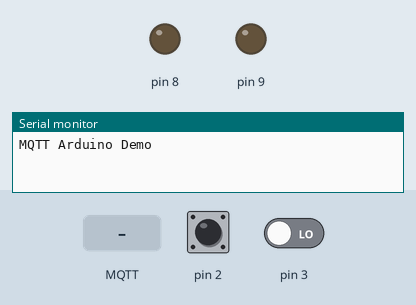
This program was run on a simulated Arduino Uno, built with avr-gcc and run on an emulated ATmega328P. On the bench: output pins drawn as LEDs (lit = HIGH), the last lines printed to the serial monitor. The test bench sets the inputs (shaded band); at power-on: pin 2 LOW, pin 3 LOW. No MQTT or app messages arrive unless stated.

Above: at 0.1 s.
At 3.8 s:
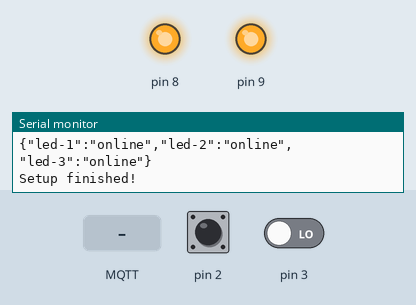
3.9 s: MQTT message "1" arrives on the first subscribed topic
5.4 s: MQTT message "on" arrives on the first subscribed topic
6.9 s: MQTT message "off" arrives on the first subscribed topic
8.4 s: pin 2 pulsed HIGH 5 times (0.12 s each, 0.3 s apart)
At 10.5 s:
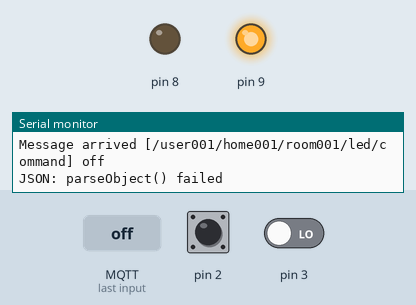
Timing chart, 0 to 12.0 s (numbered marks = the images above; inputs shaded):
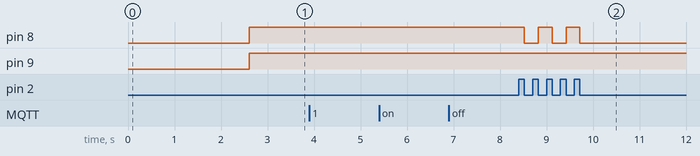

The program:

main.cpp
```cpp
#include "mqtt_handler.h" //PubSubClient.h Library from Knolleary
#include "iot_led.h"
#include "ArduinoJson.h"

#define SUBSCRIBE_TOPIC "/user001/home001/room001/led/command"
#define PUBLISH_TOPIC "/user001/home001/room001/led/state"

long previousMillis;
unsigned long long startConnectTime = 0;
long connectTime = 0;

void callback(char* topic, byte* payload, unsigned int length);
MQTTClient mqttClient;

IoTLed iotLed(8,2);
IoTLed iotLed2(9,3);
StaticJsonBuffer<60> jsonBuffer;

void setup() {
    // pinMode(4, INPUT_PULLUP);
    pinMode(5, INPUT_PULLUP);
    pinMode(6, INPUT_PULLUP);
    pinMode(7, INPUT);

    //setup button input
    // pinMode(2, INPUT);
    pinMode(4, INPUT);
    // pinMode(3, INPUT);

    //set led output
    // pinMode(8, OUTPUT);


    //set up iot led
    iotLed.init();
    iotLed2.init();

    // setup serial communication
    Serial.begin(9600);
    while (!Serial) {};
    Serial.println(F("MQTT Arduino Demo"));
    Serial.println();

    // setup MQTT client
    startConnectTime = millis();
    mqttClient.initEthernet();
    mqttClient.initMQTTClient(callback);
    delay(1000);
    // if(mqttClient.connect()) {
    //   mqttClient.subscribe(SUBSCRIBE_TOPIC);
    // }
    Serial.println("Setting will message");
    StaticJsonBuffer<60> jsonBuffer3;
    JsonObject& root3 = jsonBuffer3.createObject();
    root3["led-1"] = "offline";
    root3["led-2"] = "offline";
    root3["led-3"] = "offline";
    char jsonChar3[60];
    root3.printTo(jsonChar3);
    Serial.println(jsonChar3);

    if(mqttClient.connectWithWill(PUBLISH_TOPIC,jsonChar3)) {
      mqttClient.subscribe(SUBSCRIBE_TOPIC);
      // notify the online
      Serial.println("Notify the online");
      StaticJsonBuffer<60> jsonBuffer2;
      JsonObject& root2 = jsonBuffer2.createObject();
      root2["led-1"] = "online";
      root2["led-2"] = "online";
      root2["led-3"] = "online";
      char jsonChar2[60];
      root2.printTo(jsonChar2);
      Serial.println(jsonChar2);
      mqttClient.publishWithRetain(PUBLISH_TOPIC,jsonChar2,true);
    }
    Serial.println("Setup finished!");
    previousMillis = millis();
}

void loop() {

  if((millis()-previousMillis)>=200) {
    //200 ms elapsed
    StaticJsonBuffer<50> jsonBuffer;
    JsonObject& root = jsonBuffer.createObject();
    if(iotLed.getLedState()) {
      root["led-1"] = "ON";
      // mqttClient.publish(PUBLISH_TOPIC,"ON");
    }
    else {
      root["led-1"] = "OFF";
      // mqttClient.publish(PUBLISH_TOPIC,"OFF");
    }
    if(iotLed2.getLedState()) {
      root["led-2"] = "ON";
      // mqttClient.publish(PUBLISH_TOPIC,"ON");
    }
    else {
      root["led-2"] = "OFF";
      // mqttClient.publish(PUBLISH_TOPIC,"OFF");
    }
    char jsonChar[60];
    root.printTo(jsonChar);
    mqttClient.publish(PUBLISH_TOPIC,jsonChar);
    previousMillis = millis();
  }

  //check iot led
  iotLed.loop();
  iotLed2.loop();

  mqttClient.loop();
}

void callback(char* topic, byte* payload, unsigned int length) {
    char msgBuffer[20];
    // I am only using one ascii character as command, so do not need to take an entire word as payload
    // However, if you want to send full word commands, uncomment the next line and use for string comparison
    // payload[length]='\0';// terminate string with 0
  //String strPayload = String((char*)payload);  // convert to string
    // Serial.println(strPayload);
    Serial.print("Message arrived [");
    Serial.print(topic);
    Serial.print("] ");//MQTT_BROKER
    // for (int i = 0; i < length; i++) {
    //   Serial.print((char)payload[i]);
    // }
    // Serial.println();
    // Serial.println(payload[0]);

    payload[length]='\0';// terminate string with 0
    String strPayload = String((char*)payload);  // convert to string
    Serial.println(strPayload);

    JsonObject& root = jsonBuffer.parseObject(strPayload);
    if (!root.success()) {
        Serial.println("JSON: parseObject() failed");

        return;
    }
    const char* ledSetState = root["led-1"];
    Serial.print("led-1 command: ");
    // Serial.println(ledSetState);
    // ledSetState[length] = '\0';
    String ledSetStateStr = String((char*)ledSetState);
    // Serial.println(ledSetStateStr);

    if(!ledSetStateStr.compareTo("ON")){
      Serial.println("Command ON");
      iotLed.setLedState(true);
    } else if(!ledSetStateStr.compareTo("OFF")){
      Serial.println("Command OFF");
      iotLed.setLedState(false);
    } else {
      Serial.println("Command unknown");
    }
}
```

button_handler.cpp
```cpp

```

led_handler.cpp
```cpp

```

Measured:
- after the input at 8.4 s, pin 8: alternates HIGH for 0.30 s and LOW for 0.30 s, 5 changes in all, then stays LOW, starting after 0.12 s
